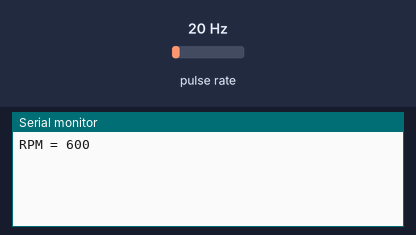
The sketch below on a simulated Arduino Uno, built with avr-gcc and run on an emulated ATmega328P. Shown: the last lines printed to the serial monitor. Wiring (inferred from the names in the program): pulse sensor: data pin 2. Inputs (shaded band) come from the test bench; at power-on: pulse rate 20 Hz.

Above: at 1.2 s.
1.3 s: pulse rate (sensor on pin 2) set to 4 Hz
At 2.6 s:
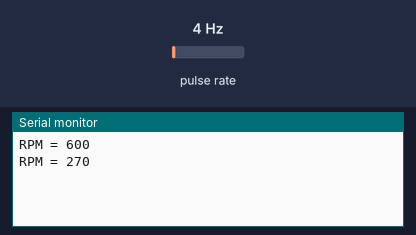
2.8 s: pulse rate (sensor on pin 2) set to 50 Hz
At 3.5 s:
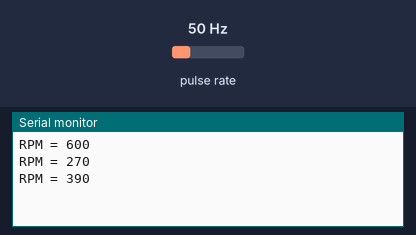
Timing chart, 0 to 5.8 s (numbered marks = the images above; inputs shaded):
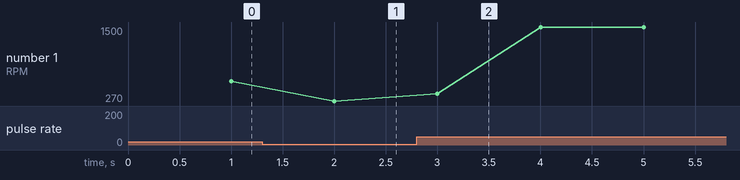

The sketch:

F_tahometr.ino
```cpp
// Оголошення змінних
volatile int hallSensor1 = 2;  // Пін для датчика Hall
volatile int counter = 0;      // Лічильник обертів колінвала
unsigned long lastTime = 0;    // Останній час вимірювання обертів
unsigned long rpm = 0;         // Кількість обертів колінвала на хвилину

void setup() {
  // Ініціалізація піна датчика Hall як вхід з підтримкою внутрішнього pull-up резистора
  pinMode(hallSensor1, INPUT_PULLUP);

  // Ініціалізація зв'язку з монітором порту (Seriak Monitor)
  Serial.begin(9600);

  // Встановлення функції, яка буде виконуватися при зміні стану піна датчика Hall
  attachInterrupt(digitalPinToInterrupt(hallSensor1), countPulses, FALLING);
}

void loop() {
  // Вимірювання кількості обертів колінвала на хвилину кожну секунду
  if (millis() - lastTime >= 1000) {
    // Вимірювання кількості обертів колінвала на хвилину
    rpm = counter * 60 / 2;  //!!!! ОБЕРТИ НА ХВИЛИНУ

    // Виведення результатів в монітор порту
    Serial.print("RPM = ");
    Serial.println(rpm);

    // Скидання лічильника обертів колінвала
    counter = 0;

    // Оновлення часу вимірювання
    lastTime = millis();
  }
}

// Функція, яка викликається при зміні стану піна датчика Hall
void countPulses() {
  // Якщо спрацьовував датчик Hall 1, збільшити лічильник обертів колінвала
  if (digitalRead(hallSensor1) == LOW) {
    counter++;
  }
}
```

Measured:
- after the input at 1.3 s, the serial monitor: prints a new line after 0.70 s (image 1)
- after the input at 2.8 s, the serial monitor: prints a new line after 0.20 s (image 2)
- plotted number 1: 600 → 270 after the input at 1.3 s, 270 → 1500 after the input at 2.8 s
